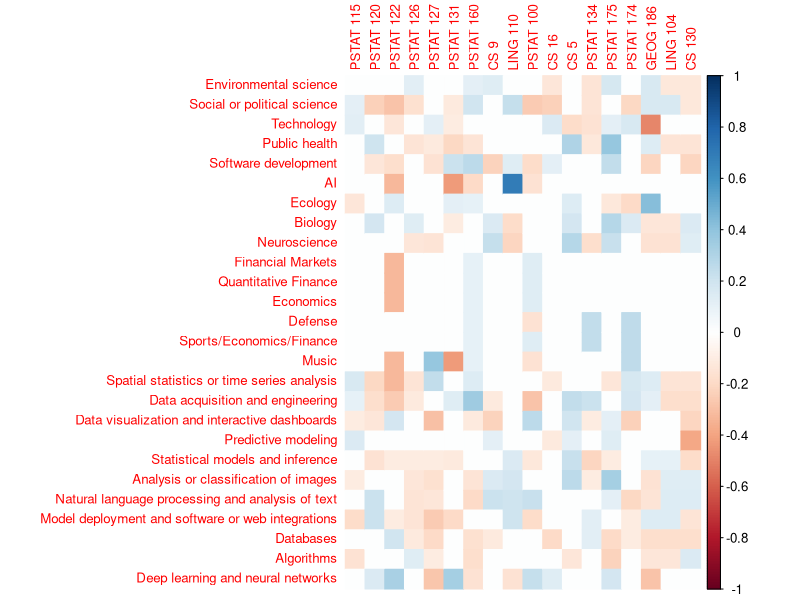
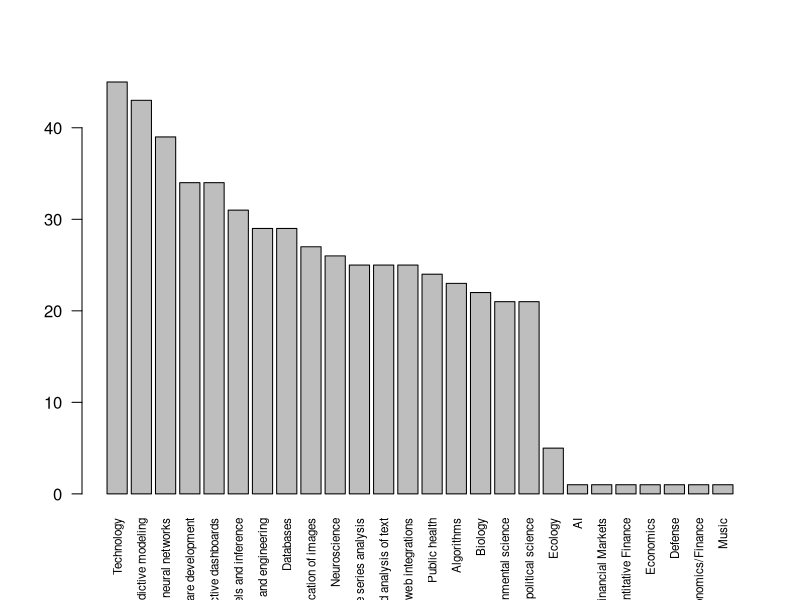
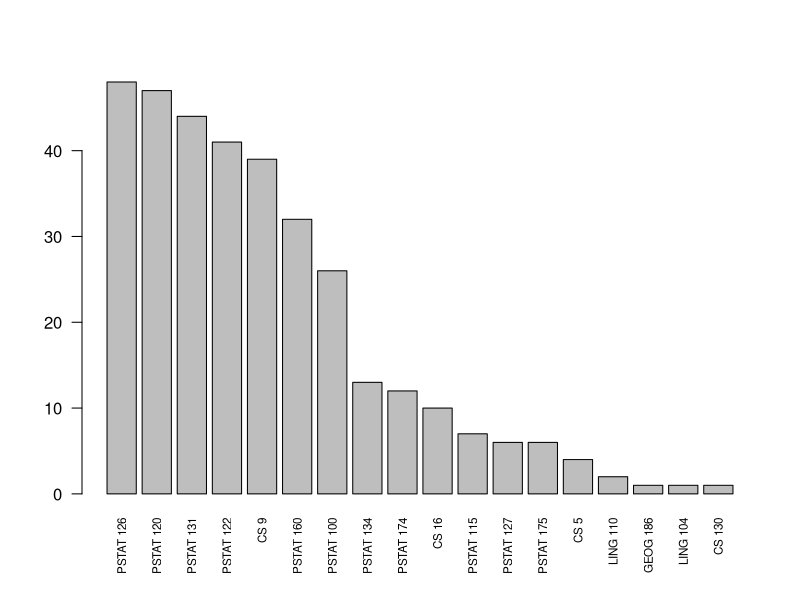
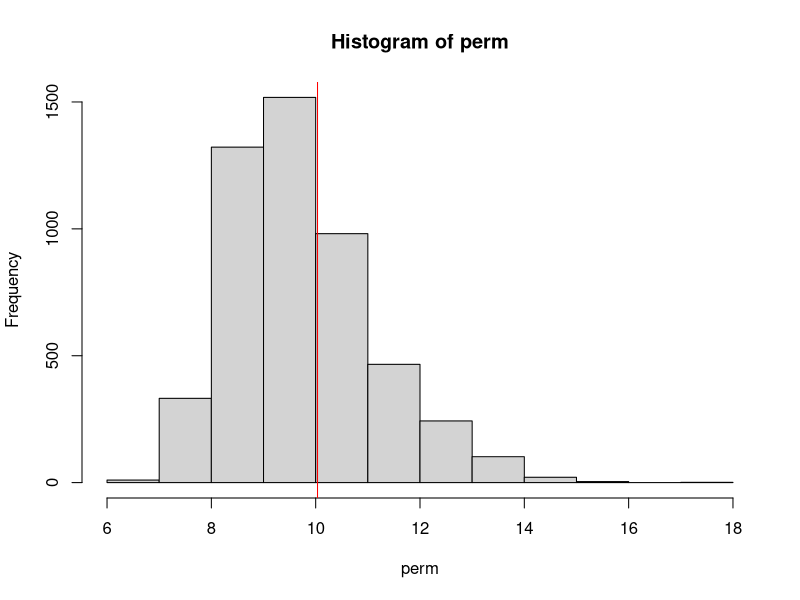

Write R code to recreate these figures, in order.
# Download libraries
library(readr)
library(dplyr)
library(ggplot2)
library(corrplot)

# Read and view dataset
df <- read_csv("data/background_interest_processed.csv")

head(df)
dim(df)
glimpse(df)

# Take columns
proj_interest <- df[, 31:56]
glimpse(proj_interest)

classes_taken <- df[, 13:30]
glimpse(classes_taken)

# Correlation heat map
cross <- cor(proj_interest, classes_taken, use = "pairwise.complete.obs")
dim(cross)

# Plot it
cross_f <- cross
cross_f[abs(cross_f) < 0.1] <- 0     # adjust the threshold
corrplot(cross_f, method = "color", is.corr = TRUE, number.cex = 0.6, tl.cex = 0.8)

# Barplots of number of each project interested in or class taken
barplot(sort(colSums(proj_interest), decreasing = TRUE), las = 2, cex.names = 0.7)
barplot(sort(colSums(classes_taken), decreasing = TRUE), las = 2, cex.names = 0.7)

table(rowSums(proj_interest))
table(rowSums(classes_taken))

# stats test
cross <- cor(proj_interest, classes_taken, use = "pairwise.complete.obs")
obs <- sum(cross^2, na.rm = TRUE)

set.seed(1)
B <- 5000
perm <- replicate(B, {
  shuf <- classes_taken[sample(nrow(classes_taken)), ]
  sum(cor(proj_interest, shuf, use = "pairwise.complete.obs")^2, na.rm = TRUE)
})

(sum(perm >= obs) + 1) / (B + 1)   # p-value
hist(perm); abline(v = obs, col = "red")

# p-value: 0.3537293 
